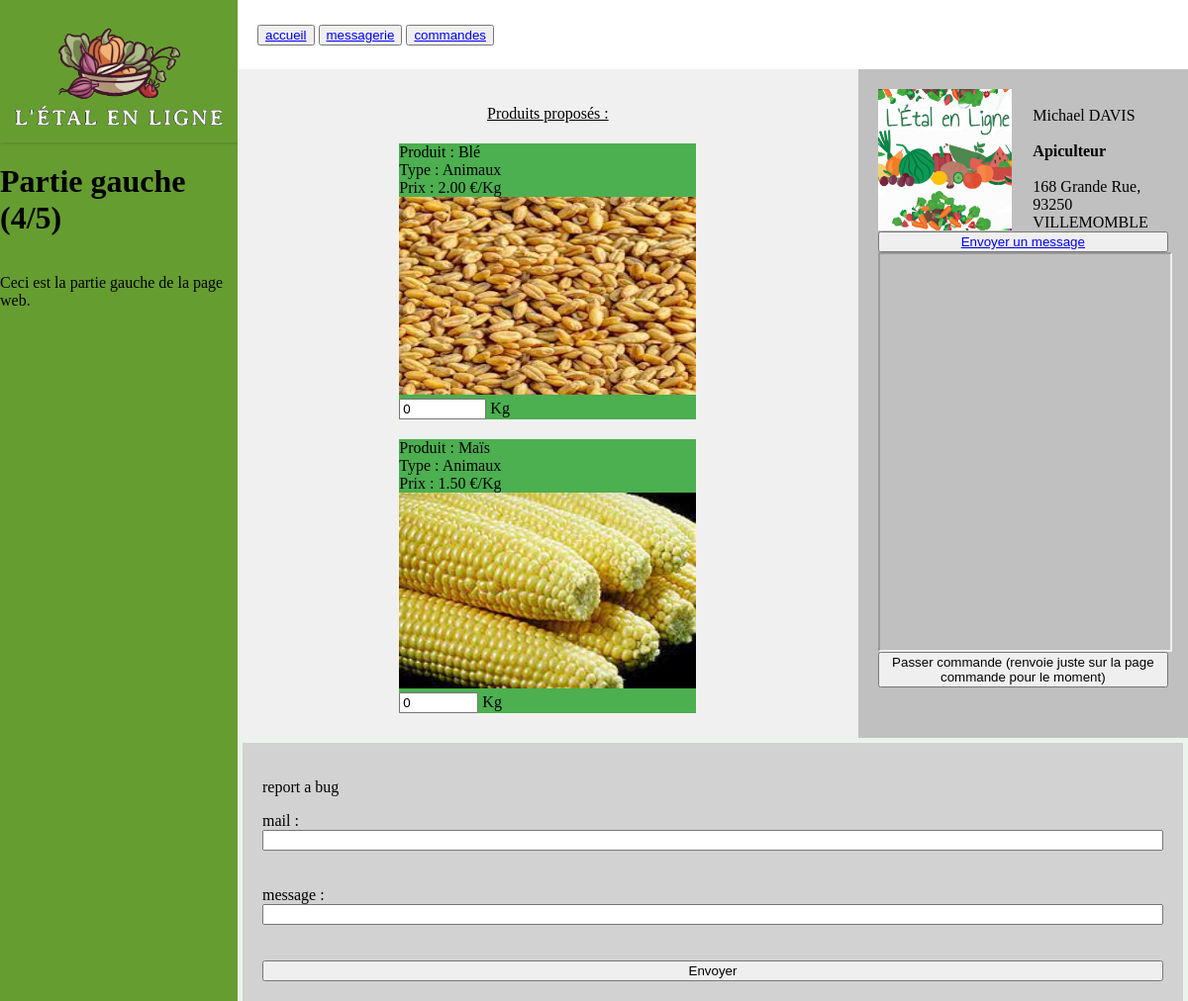
The page /producteur.php?Id_Prod=6 on the database its author committed.
### tables this page shows
CREATE TABLE PRODUCTEUR(
   Id_Prod INT,
   Id_Uti INT NOT NULL,
   Prof_Prod VARCHAR(50),
   PRIMARY KEY(Id_Prod),
   UNIQUE(Id_Uti),
   FOREIGN KEY(Id_Uti) REFERENCES UTILISATEUR(Id_Uti)
);

CREATE TABLE UTILISATEUR(
   Id_Uti INT,
   Prenom_Uti VARCHAR(50) NOT NULL,
   Nom_Uti VARCHAR(50) NOT NULL,
   Mail_Uti VARCHAR(50) NOT NULL,
   Adr_Uti VARCHAR(200) NOT NULL,
   Pwd_Uti VARCHAR(50) NOT NULL,
   PRIMARY KEY(Id_Uti),
   UNIQUE(Mail_Uti)
);

### producteur.php (the view, shortened to what this page needs)
<!DOCTYPE html>
<html lang="fr">
<head>
    <link rel="stylesheet" type="text/css" href="css/style.css">
</head>
<body>
    <?php
     function dbConnect(){
        $host = 'localhost';
        $dbname = 'sae3';
        $user = 'root';
        $password = '';
        return new PDO('mysql:host='.$host.';dbname='.$dbname,$user,$password);
      }
      $Id_Prod = $_GET["Id_Prod"];
    ?>
    <div class="container">
        <div class="left-column">
            <img class="logo" src="img/logo.png">
            <h1>Partie gauche (4/5)</h1>
            <p>Ceci est la partie gauche de la page web.</p>
        </div>
        <div class="right-column">
            <div class="fixed-banner">
                <div class="banner-left">
                    <div class="button-container">
                        <button class="button"><a href="index.php">accueil</a></button>
                        <button class="button"><a href="message.php">messagerie</a></button>
                        <button class="button"><a href="commandes.php">commandes</a></button>
                    </div>
                </div>
                <div class="banner-right">
                </div>
            </div>
            <form method="get" action="insert_commande.php">
            <div class="content-container">
                <div class="product">
                    <p><center><U>Produits proposés :</U></center></p>
                    <div class="gallery-container">
                        <?php
                            $bdd=dbConnect();
                            $queryGetProducts = $bdd->query(('SELECT Id_Produit, Id_Prod, Nom_Produit, Desc_Type_Produit, Prix_Produit_Unitaire, Nom_Unite_Prix, Qte_Produit FROM produits_d_un_producteur  WHERE Id_Prod=\''.$Id_Prod.'\';'));
                            $returnQueryGetProducts = $queryGetProducts->fetchAll(PDO::FETCH_ASSOC);
                            $i=0;
                            if(count($returnQueryGetProducts)==0){
                                echo "Aucun produit en stock";
                            }
                            else{
                                while ($i<count($returnQueryGetProducts)){
                                    $Id_Produit = $returnQueryGetProducts[$i]["Id_Produit"];
                                    $nomProduit = $returnQueryGetProducts[$i]["Nom_Produit"];
                                    $typeProduit = $returnQueryGetProducts[$i]["Desc_Type_Produit"];
                                    $prixProduit = $returnQueryGetProducts[$i]["Prix_Produit_Unitaire"];
                                    $QteProduit = $returnQueryGetProducts[$i]["Qte_Produit"];
                                    $unitePrixProduit = $returnQueryGetProducts[$i]["Nom_Unite_Prix"];
                                    if ($QteProduit>0){
                                        echo '<div class="squareProduct" >';
                                        echo "Produit : " . $nomProduit . "<br>";
                                        echo "Type : " . $typeProduit . "<br>";
                                        echo "Prix : " . $prixProduit .' €/'.$unitePrixProduit. "<br>";
                                        echo '<img class="img-produit" src="/img_produit/' . $Id_Produit  . '.png" alt="Image '.$nomProduit.'" style="width: 100%; height: 85%;" ><br>';
                                        echo '<input type="number" name="'.$Id_Produit.'" placeholder="max '.$QteProduit.'" max="'.$QteProduit.'" min="0" value="0"> '.$unitePrixProduit;
                                        echo '</div> ';
                                    }
                                    $i++;
                                }
                            }
                        ?>
                    </div>
                </div>
                <div class="producteur">
                    <?php
                        $bdd=dbConnect();
                        $queryInfoProd = $bdd->query(('SELECT utilisateur.Adr_Uti, Prenom_Uti, Nom_Uti, Prof_Prod FROM utilisateur INNER JOIN producteur ON utilisateur.Id_Uti = producteur.Id_Uti WHERE producteur.Id_Prod=\''.$Id_Prod.'\';'));
                        $returnQueryInfoProd = $queryInfoProd->fetchAll(PDO::FETCH_ASSOC);
                        $address = $returnQueryInfoProd[0]["Adr_Uti"];
                        $nom = $returnQueryInfoProd[0]["Nom_Uti"];
                        $prenom = $returnQueryInfoProd[0]["Prenom_Uti"];
                        $profession = $returnQueryInfoProd[0]["Prof_Prod"];
                    ?>
                    <div class="info-container">
						<div class="img-prod">
                        	<img class="img-test" src="/img_producteur/<?php echo $Id_Prod; ?>.png" alt="Image utilisateur" style="width: 99%; height: 99%;">
						</div>
						<div class="text-info">
                            <?php
                                echo '</br>'.$prenom . ' ' . strtoupper($nom) . '</br></br><strong>' . $profession.'</strong></br></br>'.$address;
                            ?>
                        </div>
                    </div>
					<button class="button"><a href="message.php?Id_Interlocuteur=<?php echo $Id_Prod; ?>">Envoyer un message</a></button>
                    <?php
                        if (isset($address)) {
                            $address = str_replace(" ", "+", $address);
                    ?>
                    <iframe class="map-frame" src="https://maps.google.com/maps?&q=<?php echo $address; ?>&output=embed "
                        width="100%" height="100%"
                    ></iframe>
                    <?php }
                    ?>
                <button type="submit">Passer commande (renvoie juste sur la page commande pour le moment)</button>
            </form>
                </div>
            </div>
            <form class="formulaire" action="bug_report.php" method="post">
                <p class="centered">report a bug</p>
                <label for="mail">mail :</label>
                <input type="text" name="mail" id="mail" required><br><br>
                <label for="pwd">message : </label>
                <input type="text" name="message" id="message" required><br><br>
                <input type="submit" value="Envoyer">
            </form>
</body>
</html>

### css/style.css (style rules this page uses)
html { height: 100%; }
body { height: 100%; margin: 0; padding: 0; }
.container { display: flex; height: 100%; }
.right-column { flex: 4; background-color: #EBF4EC; justify-content: center; height: 100%; }
.left-column { flex: 1; background-color: #669D31; display: flex; flex-direction: column; height: 100%; }
.fixed-banner { height: 70px; background-color: #fff; display: flex; }
.banner-left { flex: 1; display: flex; align-items: center; padding: 0 20px; }
.banner-right { flex: 1; display: flex; justify-content: flex-end; align-items: center; padding: 0 20px; }
.gallery-container { display: flex; flex-wrap: wrap; justify-content: center ; gap: 10px; }
.formulaire { background-color: #d2d2d2; padding: 20px; display: flex; flex-direction: column; margin: 5px; justify-content: center; }
.content-container { display: flex; }
.product { flex: 2; background-color: #f0f0f0; padding: 20px; }
.producteur { flex: 1; background-color: #c0c0c0; padding: 20px; display: flex; flex-direction: column; }
.info-container { display: flex; }
.map-frame { width: 100%; height: 400px; }
.img-prod { flex: 1; width: 100%; height: 100%; }
.text-info { flex: 1; margin-left: 20px; }
.squareProduct { width: 100%; height: 100%; background-color: #4caf50; margin: 5px; max-width: 300px; max-height: 300px; }
.img-produit { justify-content: center; flex: 1; max-height: 200px; }
.logo { width: 100%; box-shadow: 1px 0px 4px 0px rgba(0, 0, 0, 0.25); }

### rows shown on the page
producteur: Id_Uti.Prenom_Uti "Michael", Id_Uti.Nom_Uti "DAVIS", Prof_Prod "Apiculteur", Id_Uti.Adr_Uti "168 Grande Rue, 93250 VILLEMOMBLE"

### other values the page prints
$nomProduit "Blé"
$typeProduit "Animaux"
$prixProduit "2.00"
$unitePrixProduit "Kg"
$nomProduit "Maïs"
$prixProduit "1.50"
